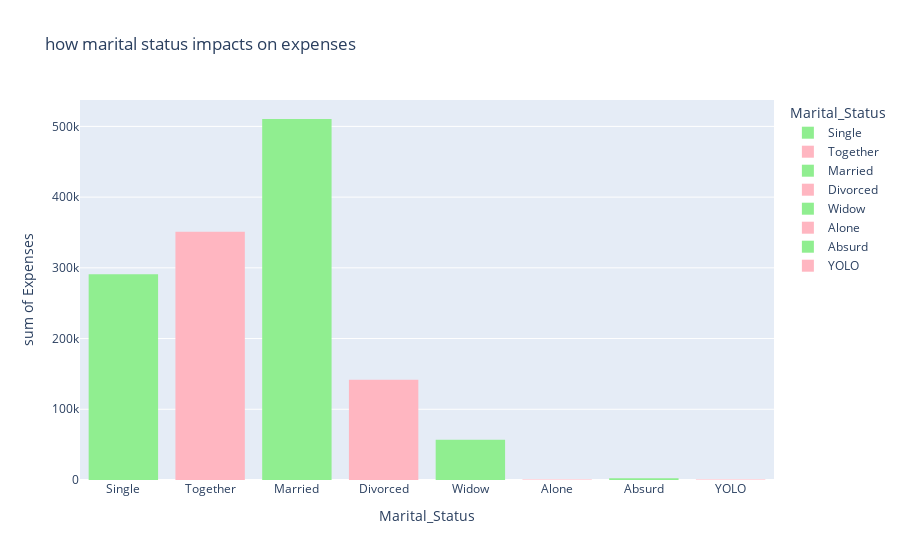

Write notebook code for a chart like this one.
### Markdown cell above
How marital status impacts on expenses?

### Code cell
fig=px.histogram(df_cust,x='Marital_Status',y='Expenses',title='how marital status impacts on expenses',color='Marital_Status', color_discrete_sequence=['lightgreen','lightpink'])
fig.show()

### Figure 1 — Plotly figure (JSON) as saved in the notebook; plotly's stock layout.template omitted (floating-point values rounded to 4 significant figures; data arrays with more than 128 entries replaced by an {"elided": "..."} marker saying what was removed)
{"data": [{"alignmentgroup": "True", "bingroup": "x", "histfunc": "sum", "hovertemplate": "Marital_Status=%{x}<br>sum of Expenses=%{y}<extra></extra>", "legendgroup": "Single", "marker": {"color": "lightgreen", "pattern": {"shape": ""}}, "name": "Single", "offsetgroup": "Single", "orientation": "v", "showlegend": true, "type": "histogram", "x": {"elided": "479 str values"}, "xaxis": "x", "y": {"elided": "479 int values"}, "yaxis": "y"}, {"alignmentgroup": "True", "bingroup": "x", "histfunc": "sum", "hovertemplate": "Marital_Status=%{x}<br>sum of Expenses=%{y}<extra></extra>", "legendgroup": "Together", "marker": {"color": "lightpink", "pattern": {"shape": ""}}, "name": "Together", "offsetgroup": "Together", "orientation": "v", "showlegend": true, "type": "histogram", "x": {"elided": "579 str values"}, "xaxis": "x", "y": {"elided": "579 int values"}, "yaxis": "y"}, {"alignmentgroup": "True", "bingroup": "x", "histfunc": "sum", "hovertemplate": "Marital_Status=%{x}<br>sum of Expenses=%{y}<extra></extra>", "legendgroup": "Married", "marker": {"color": "lightgreen", "pattern": {"shape": ""}}, "name": "Married", "offsetgroup": "Married", "orientation": "v", "showlegend": true, "type": "histogram", "x": {"elided": "864 str values"}, "xaxis": "x", "y": {"elided": "864 int values"}, "yaxis": "y"}, {"alignmentgroup": "True", "bingroup": "x", "histfunc": "sum", "hovertemplate": "Marital_Status=%{x}<br>sum of Expenses=%{y}<extra></extra>", "legendgroup": "Divorced", "marker": {"color": "lightpink", "pattern": {"shape": ""}}, "name": "Divorced", "offsetgroup": "Divorced", "orientation": "v", "showlegend": true, "type": "histogram", "x": {"elided": "231 str values"}, "xaxis": "x", "y": {"elided": "231 int values"}, "yaxis": "y"}, {"alignmentgroup": "True", "bingroup": "x", "histfunc": "sum", "hovertemplate": "Marital_Status=%{x}<br>sum of Expenses=%{y}<extra></extra>", "legendgroup": "Widow", "marker": {"color": "lightgreen", "pattern": {"shape": ""}}, "name": "Widow", "offsetgroup": "Widow", "orientation": "v", "showlegend": true, "type": "histogram", "x": ["Widow", "Widow", "Widow", "Widow", "Widow", "Widow", "Widow", "Widow", "Widow", "Widow", "Widow", "Widow", "Widow", "Widow", "Widow", "Widow", "Widow", "Widow", "Widow", "Widow", "Widow", "Widow", "Widow", "Widow", "Widow", "Widow", "Widow", "Widow", "Widow", "Widow", "Widow", "Widow", "Widow", "Widow", "Widow", "Widow", "Widow", "Widow", "Widow", "Widow", "Widow", "Widow", "Widow", "Widow", "Widow", "Widow", "Widow", "Widow", "Widow", "Widow", "Widow", "Widow", "Widow", "Widow", "Widow", "Widow", "Widow", "Widow", "Widow", "Widow", "Widow", "Widow", "Widow", "Widow", "Widow", "Widow", "Widow", "Widow", "Widow", "Widow", "Widow", "Widow", "Widow", "Widow", "Widow", "Widow", "Widow"], "xaxis": "x", "y": [67, 507, 606, 606, 285, 2088, 1478, 107, 44, 636, 324, 467, 926, 135, 15, 205, 1210, 521, 201, 1600, 1867, 67, 266, 42, 939, 1064, 1029, 121, 1064, 41, 1482, 353, 28, 1198, 23, 45, 528, 1103, 1060, 1461, 1072, 90, 32, 1930, 556, 1234, 1156, 677, 1092, 138, 117, 32, 1695, 1686, 467, 44, 388, 1024, 656, 835, 1198, 775, 1272, 1130, 138, 1766, 1429, 930, 932, 993, 102, 1564, 615, 258, 258, 1565, 1234], "yaxis": "y"}, {"alignmentgroup": "True", "bingroup": "x", "histfunc": "sum", "hovertemplate": "Marital_Status=%{x}<br>sum of Expenses=%{y}<extra></extra>", "legendgroup": "Alone", "marker": {"color": "lightpink", "pattern": {"shape": ""}}, "name": "Alone", "offsetgroup": "Alone", "orientation": "v", "showlegend": true, "type": "histogram", "x": ["Alone", "Alone", "Alone"], "xaxis": "x", "y": [632, 49, 89], "yaxis": "y"}, {"alignmentgroup": "True", "bingroup": "x", "histfunc": "sum", "hovertemplate": "Marital_Status=%{x}<br>sum of Expenses=%{y}<extra></extra>", "legendgroup": "Absurd", "marker": {"color": "lightgreen", "pattern": {"shape": ""}}, "name": "Absurd", "offsetgroup": "Absurd", "orientation": "v", "showlegend": true, "type": "histogram", "x": ["Absurd", "Absurd"], "xaxis": "x", "y": [1216, 1169], "yaxis": "y"}, {"alignmentgroup": "True", "bingroup": "x", "histfunc": "sum", "hovertemplate": "Marital_Status=%{x}<br>sum of Expenses=%{y}<extra></extra>", "legendgroup": "YOLO", "marker": {"color": "lightpink", "pattern": {"shape": ""}}, "name": "YOLO", "offsetgroup": "YOLO", "orientation": "v", "showlegend": true, "type": "histogram", "x": ["YOLO", "YOLO"], "xaxis": "x", "y": [424, 424], "yaxis": "y"}], "layout": {"barmode": "relative", "legend": {"title": {"text": "Marital_Status"}, "tracegroupgap": 0}, "title": {"text": "how marital status impacts on expenses"}, "xaxis": {"anchor": "y", "categoryarray": ["Single", "Together", "Married", "Divorced", "Widow", "Alone", "Absurd", "YOLO"], "categoryorder": "array", "domain": [0, 1], "title": {"text": "Marital_Status"}}, "yaxis": {"anchor": "x", "domain": [0, 1], "title": {"text": "sum of Expenses"}}}}
